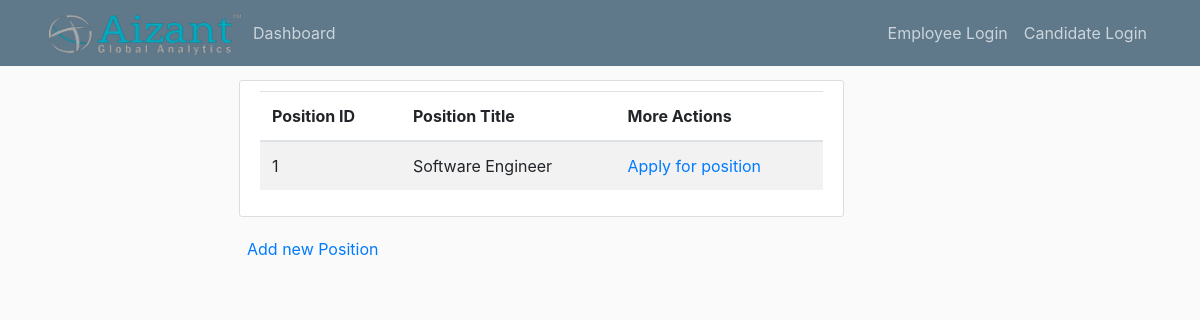
The page /position/all on the database as committed earlier.
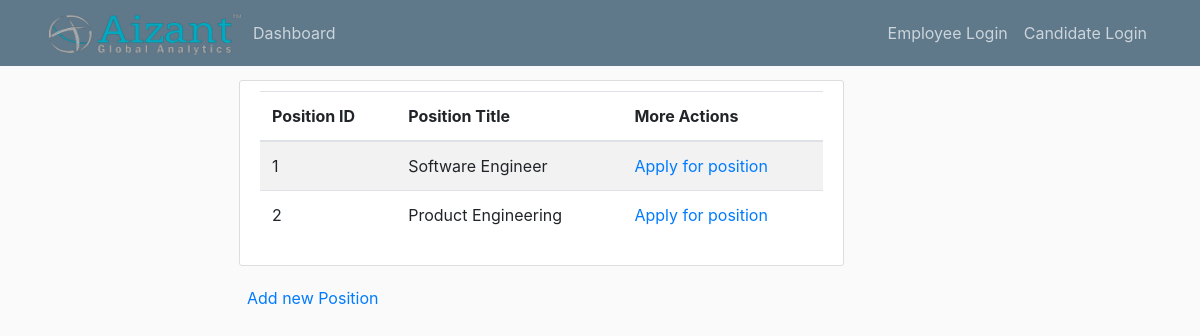
The same page on the database as committed later.
### app/models.py (models this page shows, shortened)
class Position(db.Model):
    id = db.Column(db.Integer, primary_key=True)
    title = db.Column(db.String)
    description = db.Column(db.String(500))
    required_number = db.Column(db.Integer)
    number_applied = db.Column(db.Integer)
    applications = db.relationship('Application', backref='application')

### app/routes.py (the view)
@app.route('/position/all')
def view_all_positions():
    positions = Position.query.all()
    return render_template('view_position_list.html', positions=positions)

### app/templates/view_position_list.html
{% extends 'layout.html' %}
{% block content %}
    <div class="content-section">
        <table class="table table-striped">
            <thead>
            <tr>
                <th scope="col">Position ID</th>
                <th scope="col">Position Title</th>
                <th scope="col">More Actions</th>
            </tr>
            </thead>
            <tbody>
            {% for position in positions %}
                <tr>
                    <td>{{ position.id }}</td>
                    <td>{{ position.title }}</td>
                    {% if current_user.role %}
                    <td><a href="{{ url_for('view_position', position_id=position.id) }}">Click here for more details</a> </td>
                    {% else %}
                    <td><a href="{{ url_for('create_application', job_id=position.id) }}">Apply for position</a> </td>
                    {% endif %}
                </tr>
            {% endfor %}
            </tbody>
        </table>
    </div>
    <p>
        <a class="ml-2" href="{{ url_for('create_new_position') }}">Add new Position</a>
    </p>
{% endblock %}

Rows that differ between the two databases and show on the page:
added Position: id "2", title "Product Engineering"
